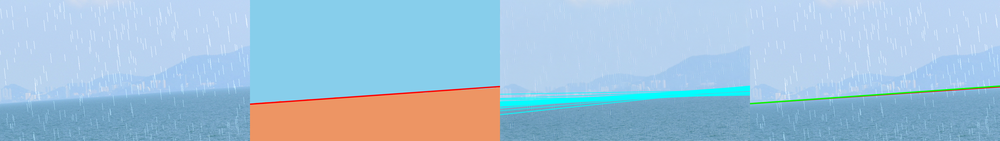
#> input picture paper_figures_all/DSC_0717_7.png, 1000 x 141 px, shrunk from 4096 x 576 before the run, given in place of DSC_0717_7.JPG, which was not available
$ python generate_mslep_figure.py
#> lines starting #> are read from the running program, lines starting #| are printed output that depends on the picture; pictures that were not available may be replaced by others from this repository, and a replacement may not be noted
"""
generate_mslep_figure.py — 生成 MSLEP 模块示意图所需的子图

用法:
  python chapter4/generate_mslep_figure.py --input <图片路径> --output <输出目录>

生成文件:
  1. original.png       — 原始彩色图像
  2. blue_channel.png   — Blue 通道灰度图
  3. entropy_raw.png    — 原始局部熵热力图 (disk r=4)
  4. entropy_k1.png     — 多尺度熵图 (k=1, identity)
  5. entropy_k5.png     — 多尺度熵图 (AvgPool k=5)
  6. entropy_k11.png    — 多尺度熵图 (AvgPool k=11)
"""

INPUT_DIR = r"F:\code_manager\Menglong Cao\sealine_detection\Hashmani's Dataset\clear\DSC_0717_7.JPG"
OUTPUT_DIR = r"F:\code_manager\Menglong Cao\sealine_detection\chapter4\fig_mslep"

import argparse
import os

import cv2
import numpy as np
import matplotlib
matplotlib.use('Agg')
import matplotlib.pyplot as plt
from skimage.filters.rank import entropy
from skimage.morphology import disk


def compute_local_entropy(src_u8: np.ndarray, radius: int) -> np.ndarray:
    return entropy(src_u8, disk(radius)).astype(np.float32)


def avg_pool_np(img: np.ndarray, k: int) -> np.ndarray:
    """NumPy 实现的 AvgPool (stride=1, same padding)"""
    if k <= 1:
        return img.copy()
    pad = k // 2
    padded = np.pad(img, pad, mode='reflect')
    kernel = np.ones((k, k), dtype=np.float32) / (k * k)
    from scipy.signal import fftconvolve
    result = fftconvolve(padded, kernel, mode='valid')
    return result.astype(np.float32)


def save_heatmap(data: np.ndarray, path: str, cmap='jet'):
    """保存热力图, 无边框无坐标轴"""
    h, w = data.shape
    dpi = 150
    fig, ax = plt.subplots(figsize=(w / dpi, h / dpi), dpi=dpi)
    ax.imshow(data, cmap=cmap, aspect='auto')
    ax.set_axis_off()
    fig.subplots_adjust(left=0, right=1, top=1, bottom=0)
    fig.savefig(path, dpi=dpi, bbox_inches='tight', pad_inches=0)
    plt.close(fig)


def main():
    parser = argparse.ArgumentParser(description='生成 MSLEP 图所需子图')
    #parser.add_argument('--input', '-i', required=True, help='输入图片路径')
    #parser.add_argument('--output', '-o', default='chapter4/fig_mslep', help='输出目录')
    args = parser.parse_args()

    os.makedirs(OUTPUT_DIR, exist_ok=True)

    bgr = cv2.imread(INPUT_DIR, cv2.IMREAD_COLOR)
#> bgr is the input picture: shape (141, 1000, 3); mean B, G, R 216.4, 193.6, 160.5
    if bgr is None:
        raise FileNotFoundError(f'无法读取图片: {INPUT_DIR}')

    # 1. 原始彩色图
    cv2.imwrite(os.path.join(OUTPUT_DIR, 'original.png'), bgr)
    print(f'[1/6] original.png  saved  ({bgr.shape[1]}x{bgr.shape[0]})')
#| [1/6] original.png  saved  (1000x141)

    # 2. Blue 通道灰度图
    blue = bgr[:, :, 0]  # OpenCV BGR, channel 0 = Blue
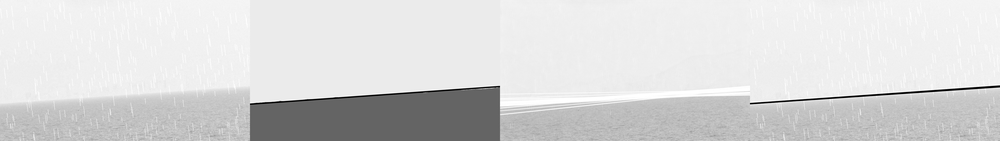
#> blue: shape (141, 1000); min 0, max 255, mean 216.4
    cv2.imwrite(os.path.join(OUTPUT_DIR, 'blue_channel.png'), blue)
    print(f'[2/6] blue_channel.png  saved')

    # 3. 原始局部熵图 (disk r=4, 对应约 window_size=9)
    ent_map = compute_local_entropy(blue, radius=4)
#> in compute_local_entropy, `return entropy(src_u8, disk(radius)).astype(np.float32)`:
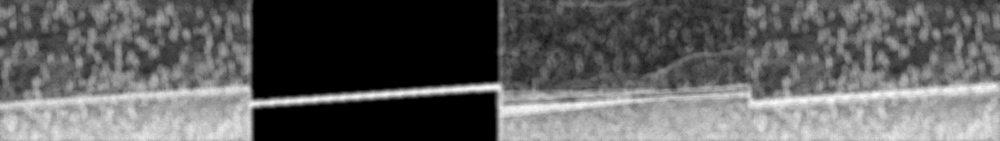
#> returned value: shape (141, 1000) float32; min 0, max 5.4, mean 2.06; drawn with min black and max white
    print(f'      entropy range: [{ent_map.min():.2f}, {ent_map.max():.2f}]')
#|       entropy range: [0.00, 5.40]
    save_heatmap(ent_map, os.path.join(OUTPUT_DIR, 'entropy_raw.png'))
    print(f'[3/6] entropy_raw.png  saved')

    # 4-6. 三个尺度的熵图热力图
    ent_k1 = avg_pool_np(ent_map, k=1)   # identity
    ent_k5 = avg_pool_np(ent_map, k=5)
#> call 2 of avg_pool_np, with k = 5
#> in avg_pool_np (call 2), `padded = np.pad(img, pad, mode='reflect')`:
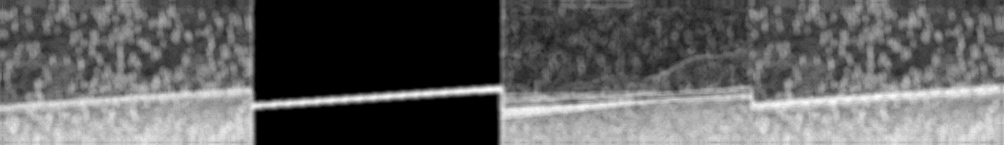
#> padded: shape (145, 1004) float32; min 0, max 5.4, mean 2.06; drawn with min black and max white
    ent_k11 = avg_pool_np(ent_map, k=11)
#> call 3 of avg_pool_np, with k = 11
#> in avg_pool_np (call 3), `padded = np.pad(img, pad, mode='reflect')`:
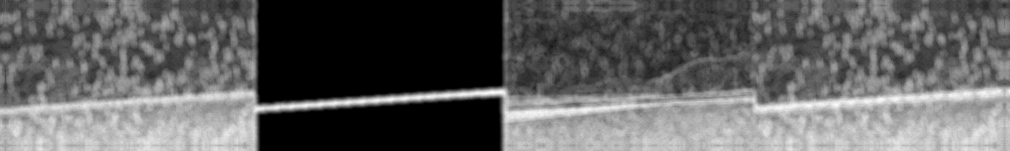
#> padded: shape (151, 1010) float32; min 0, max 5.4, mean 2.08; drawn with min black and max white
#> in avg_pool_np (call 3), `result = fftconvolve(padded, kernel, mode='valid')`:
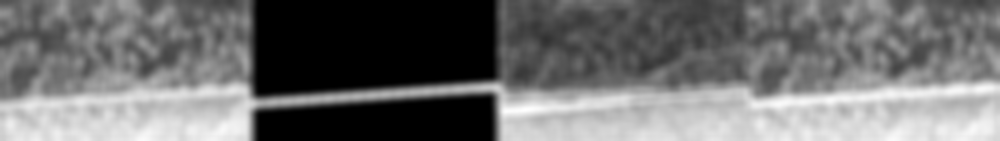
#> result: shape (141, 1000) float32; min -7.54e-07, max 4.69, mean 2.06; drawn with min black and max white

    for i, (name, data) in enumerate([('entropy_k1.png', ent_k1),
                                      ('entropy_k5.png', ent_k5),
                                      ('entropy_k11.png', ent_k11)]):
        save_heatmap(data, os.path.join(OUTPUT_DIR, name))
        print(f'[{i+4}/6] {name}  saved')
#> this loop made 3 passes
#> name on passes 1 to 3: 'entropy_k1.png', 'entropy_k5.png', 'entropy_k11.png'
#| [4/6] entropy_k1.png  saved
#| [5/6] entropy_k5.png  saved
#| [6/6] entropy_k11.png  saved

    print(f'\n全部子图已保存到: {OUTPUT_DIR}')
#| 全部子图已保存到: F:\code_manager\Menglong Cao\sealine_detection\chapter4\fig_mslep


if __name__ == '__main__':
    main()

$ run again, with paper_figures_all/DSC_0717_1.png copied over paper_figures_all/DSC_0717_7.png
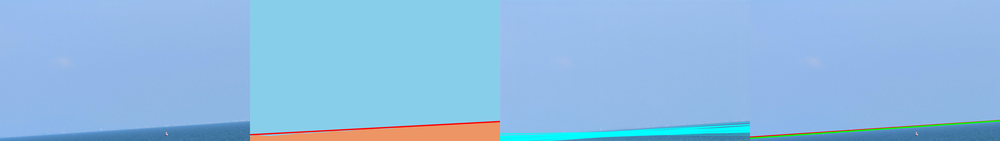
#> input picture paper_figures_all/DSC_0717_1.png, 1000 x 141 px, shrunk from 4096 x 576 before the run, given in place of DSC_0717_7.JPG, which was not available
#> in main, bgr is the input picture: shape (141, 1000, 3); mean B, G, R 226.6, 187.1, 141.8
#| [1/6] original.png  saved  (1000x141)
#|       entropy range: [0.00, 5.35]
#> in avg_pool_np (call 3), `padded = np.pad(img, pad, mode='reflect')`:
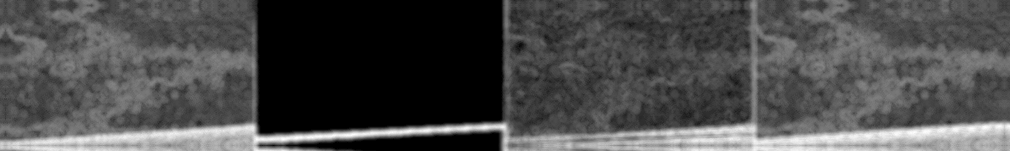
#> padded: shape (151, 1010) float32; min 0, max 5.35, mean 1.6; drawn with min black and max white
#> in avg_pool_np (call 3), `result = fftconvolve(padded, kernel, mode='valid')`:
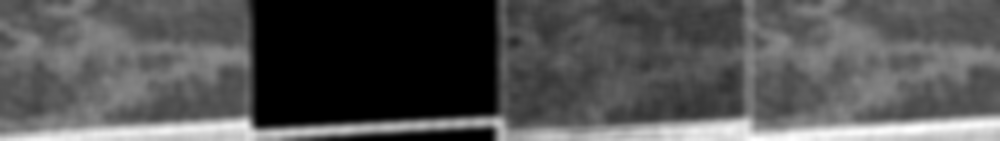
#> result: shape (141, 1000) float32; min -5.65e-07, max 4.72, mean 1.56; drawn with min black and max white
#> the loop in main, `for i, (name, data) in enumerate([('entropy_k1.png', ent_k1), ('entrop..` made 3 passes
#> name on passes 1 to 3: 'entropy_k1.png', 'entropy_k5.png', 'entropy_k11.png'
#> (printed output is left out)
#| 全部子图已保存到: F:\code_manager\Menglong Cao\sealine_detection\chapter4\fig_mslep

$ run again, with paper_figures_all/DSC_0717_4.png copied over paper_figures_all/DSC_0717_7.png
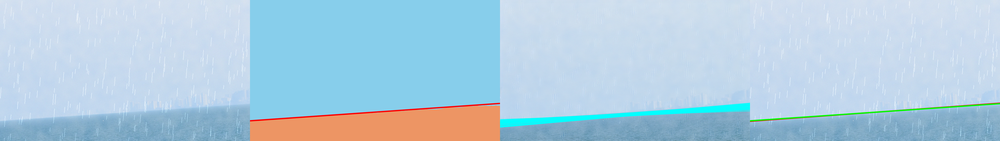
#> input picture paper_figures_all/DSC_0717_4.png, 1000 x 141 px, shrunk from 4096 x 576 before the run, given in place of DSC_0717_7.JPG, which was not available
#> in main, bgr is the input picture: shape (141, 1000, 3); mean B, G, R 223.8, 205.7, 176.8
#| [1/6] original.png  saved  (1000x141)
#|       entropy range: [0.00, 5.41]
#> in avg_pool_np (call 3), `padded = np.pad(img, pad, mode='reflect')`:
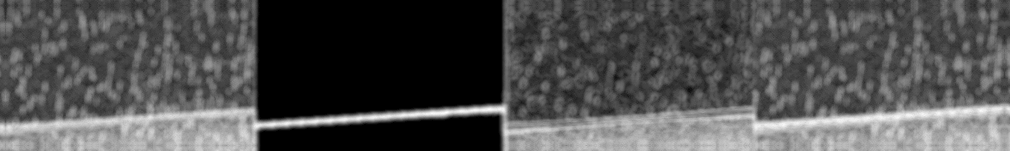
#> padded: shape (151, 1010) float32; min 0, max 5.41, mean 1.72; drawn with min black and max white
#> in avg_pool_np (call 3), `result = fftconvolve(padded, kernel, mode='valid')`:
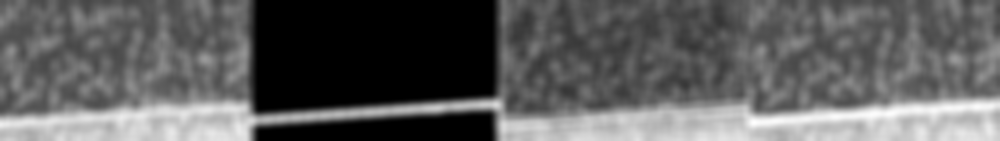
#> result: shape (141, 1000) float32; min -7.54e-07, max 4.56, mean 1.7; drawn with min black and max white
#> the loop in main, `for i, (name, data) in enumerate([('entropy_k1.png', ent_k1), ('entrop..` made 3 passes
#> name on passes 1 to 3: 'entropy_k1.png', 'entropy_k5.png', 'entropy_k11.png'
#> (printed output is left out)
#| 全部子图已保存到: F:\code_manager\Menglong Cao\sealine_detection\chapter4\fig_mslep

$ run again, with paper_figures_all/DSC_0720_1.png copied over paper_figures_all/DSC_0717_7.png
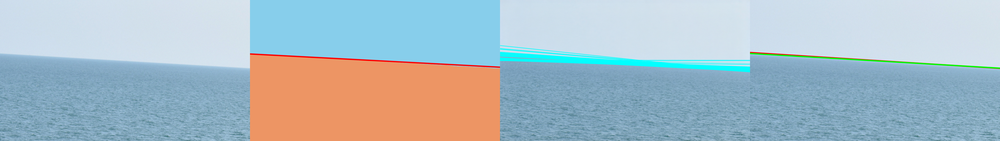
#> input picture paper_figures_all/DSC_0720_1.png, 1000 x 141 px, shrunk from 4096 x 576 before the run, given in place of DSC_0717_7.JPG, which was not available
#> in main, bgr is the input picture: shape (141, 1000, 3); mean B, G, R 196.5, 187.4, 169.1
#| [1/6] original.png  saved  (1000x141)
#|       entropy range: [0.00, 5.35]
#> in avg_pool_np (call 3), `padded = np.pad(img, pad, mode='reflect')`:
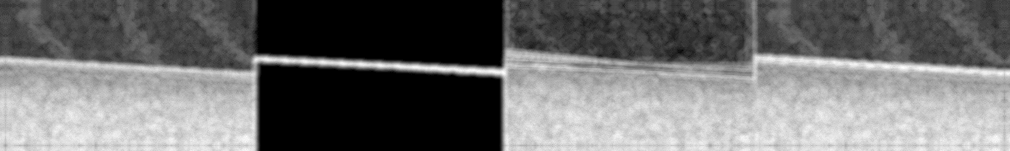
#> padded: shape (151, 1010) float32; min 0, max 5.35, mean 2.38; drawn with min black and max white
#> in avg_pool_np (call 3), `result = fftconvolve(padded, kernel, mode='valid')`:
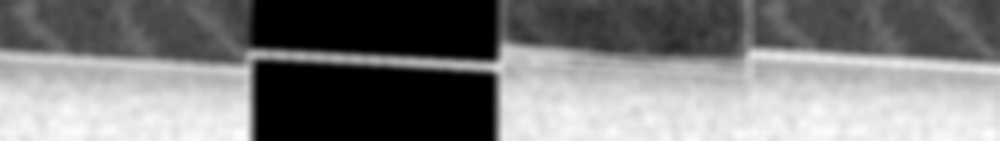
#> result: shape (141, 1000) float32; min -1.13e-06, max 4.86, mean 2.38; drawn with min black and max white
#> the loop in main, `for i, (name, data) in enumerate([('entropy_k1.png', ent_k1), ('entrop..` made 3 passes
#> name on passes 1 to 3: 'entropy_k1.png', 'entropy_k5.png', 'entropy_k11.png'
#> (printed output is left out)
#| 全部子图已保存到: F:\code_manager\Menglong Cao\sealine_detection\chapter4\fig_mslep
